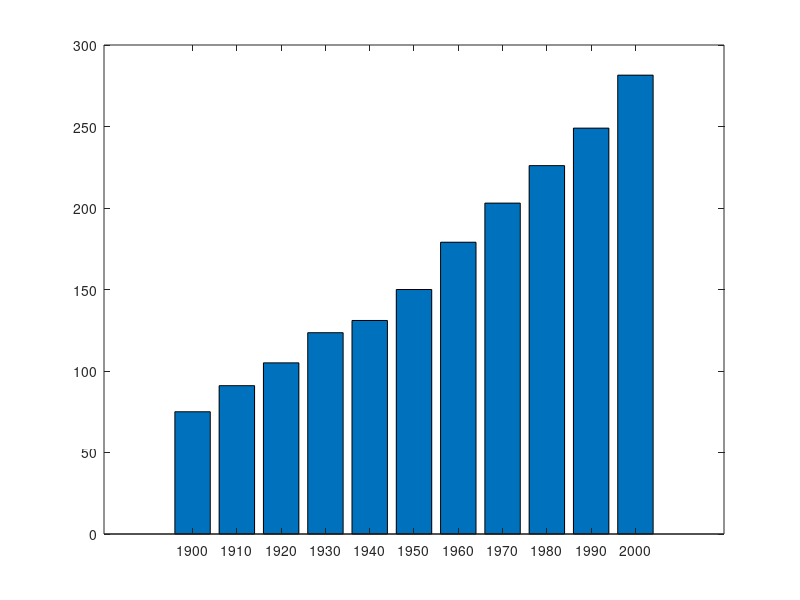

Source code (MATLAB): (Note: this script raises an error after producing the figure.)
%=============================================================================
% Copyright (c) 2023-present Allan CORNET (Nelson)
%=============================================================================
% This file is part of Nelson.
%=============================================================================
% LICENCE_BLOCK_BEGIN
% SPDX-License-Identifier: LGPL-3.0-or-later
% LICENCE_BLOCK_END
%=============================================================================
% <--ADV-CLI MODE-->
%=============================================================================
y = [75 91 105 123.5 131 150 179 203 226 249 281.5];
bar(y);
%=============================================================================
y = [75 91 105 123.5 131 150 179 203 226 249 281.5];
bar(y, 0.5);
%=============================================================================
x = 1900:10:2000;
y = [75 91 105 123.5 131 150 179 203 226 249 281.5];
bar(x, y);
%=============================================================================
x = ["Spring" "Summer" "Autumn" "Winter"];
y = [1 2 3 4];
bar(x, y)
%=============================================================================
y = [75 91 105 123.5 131 150 179 203 226 249 281.5];
bar(y, 0.4)
%=============================================================================
y = [75 91 105 123.5 131 150 179 203 226 249 281.5];
bar(y,'r')
%=============================================================================
y = [75 91 105 123.5 131 150 179 203 226 249 281.5];
bar(y,'green')
%=============================================================================
x = 1900:10:2000;
y = [75 91 105 123.5 131 150 179 203 226 249 281.5];
bar(x, y, 'r');
%=============================================================================
x = 1900:10:2000;
y = [75 91 105 123.5 131 150 179 203 226 249 281.5];
bar(x, y, 'cyan');
%=============================================================================
y = [75 91 105 123.5 131 150 179 203 226 249 281.5];
bar(y,'FaceColor',[0 .5 .5],'EdgeColor',[0 .9 .9],'LineWidth',1.5)
%=============================================================================
